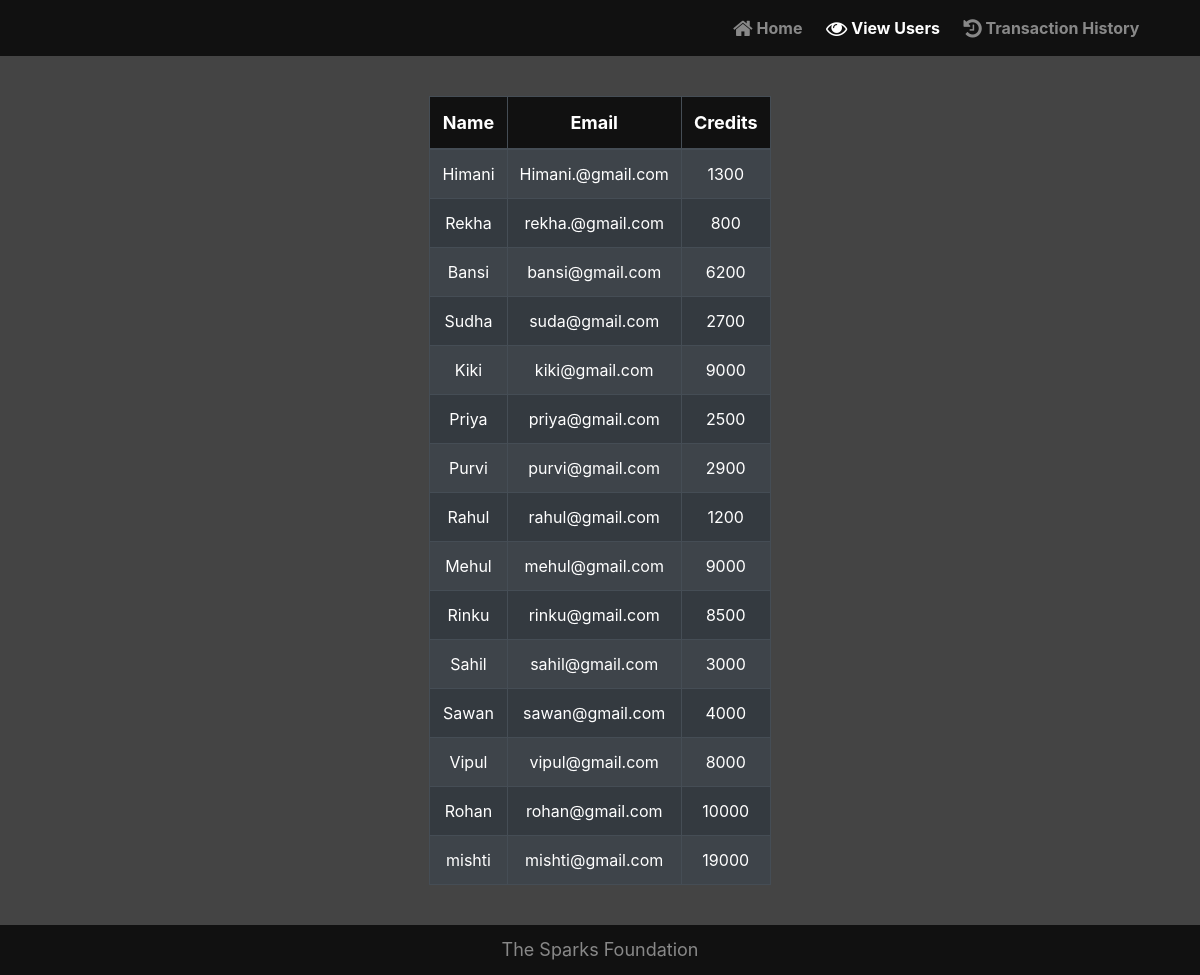
The page /users.php on the database its author committed.
### tables this page shows
CREATE TABLE `users` (
  `Name` varchar(50) NOT NULL,
  `Email` varchar(50) NOT NULL,
  `Credits` int(20) NOT NULL
);

### users.php (the view, shortened to what this page needs)
<!doctype html>
<html lang="en">
<head>
    <link rel="stylesheet" href="https://maxcdn.bootstrapcdn.com/bootstrap/4.5.2/css/bootstrap.min.css">
    <link rel="stylesheet" href="https://cdnjs.cloudflare.com/ajax/libs/font-awesome/4.7.0/css/font-awesome.min.css">
    <link rel="stylesheet" type="text/css" href="styles.css">
</head>
<body>
    <h1>users details</h1>
    <nav class="navbar navbar-dark navbar-expand-sm fixed-top" id="navbar_top">
        <div class="container">
            <div class="collapse navbar-collapse" id="navbarNav">
                <ul class="navbar-nav ml-auto nav-options">
                    <li class="nav-item">
                        <a class="nav-link" href="index.php"><span class="fa fa-home fa-lg"></span> Home &nbsp;</a>
                    </li>
                    <li class="nav-item active">
                        <a class="nav-link" href="#"><span class="fa fa-eye fa-lg"></span> View Users &nbsp;</a>
                    </li>
                    <li class="nav-item">
                        <a class="nav-link" href="transHistory.php"><span class="fa fa-history fa-lg"></span> Transaction History &nbsp;</a>
                    </li>
                </ul>
            </div>
        </div>
    </nav>
    <div class="container">
        <?php
        $servername = "localhost";
        $username = "id15005517_root";
        $password = "ds/_m2FIs4xNnPr(";
        $dbname = "id15005517_gripspark";
        $conn = new mysqli($servername, $username, $password, $dbname);
        $sql = "SELECT * FROM users";
        $result = $conn->query($sql);
        if ($result->num_rows > 0) {
        ?>
            <div class="table-responsive" style="font-size: 16px;">
                <table class="table table-striped table-dark table-md table-hover table-bordered w-auto sort" align="center" style="margin-top: 40px; margin-bottom: 90px; text-align: center;" id="userTable">
                    <thead style="font-size: 18px">
                        <tr>
                            <th scope="col-sm">Name</th>
                            <th scope="col-sm">Email</th>
                            <th scope="col-sm">Credits</th>
                        </tr>
                    </thead>
                    <tbody>
                        <?php
                        while ($row = $result->fetch_assoc()) {
                            echo "<tr><td>" . $row["Name"] . "</td><td>" . $row["Email"] . "</td><td>" . $row["Credits"] . "</td></tr>\n";
                        }
                        ?>
                    </tbody>
                </table>
            </div>
    </div>
<?php
        } else {
        }
?>
<footer class="footer mt-auto">
    <div class="footerText">
           <p> </span>  <a href="https://www.thesparksfoundationsingapore.org/" class="footerLink">The Sparks Foundation</a>
        </p>
    </div>
</footer>
</body>
</html>

### styles.css (style rules this page uses)
html, body { background-color: #444; }
.navbar-dark { background-color: #111; }
.navbar .nav-item .nav-link { font-weight: 700; }
.container { color: #fff; margin: auto; }
.footer { text-align: center; background-color: #111; font-size: 18px; color: #f2f2f2; bottom: 0; width: 100%; position: fixed; height: 50px; }
.footerText { height: 200px; line-height: 50px; text-align: center; }
.footerLink { text-decoration: none; color: #888; }
.sort thead, .table-sort thead { text-align: center; background-color: #111; }
.sort tbody { cursor: pointer; }

### rows shown on the page
users: Name "Himani", Email "Himani.@gmail.com", Credits "1300"
users: Name "Rekha", Email "rekha.@gmail.com", Credits "800"
users: Name "Bansi", Email "bansi@gmail.com", Credits "6200"
users: Name "Sudha", Email "suda@gmail.com", Credits "2700"
users: Name "Kiki", Email "kiki@gmail.com", Credits "9000"
users: Name "Priya", Email "priya@gmail.com", Credits "2500"
users: Name "Purvi", Email "purvi@gmail.com", Credits "2900"
users: Name "Rahul", Email "rahul@gmail.com", Credits "1200"
users: Name "Mehul", Email "mehul@gmail.com", Credits "9000"
users: Name "Rinku", Email "rinku@gmail.com", Credits "8500"
users: Name "Sahil", Email "sahil@gmail.com", Credits "3000"
users: Name "Sawan", Email "sawan@gmail.com", Credits "4000"
users: Name "Vipul", Email "vipul@gmail.com", Credits "8000"
users: Name "Rohan", Email "rohan@gmail.com", Credits "10000"
users: Name "mishti", Email "mishti@gmail.com", Credits "19000"
